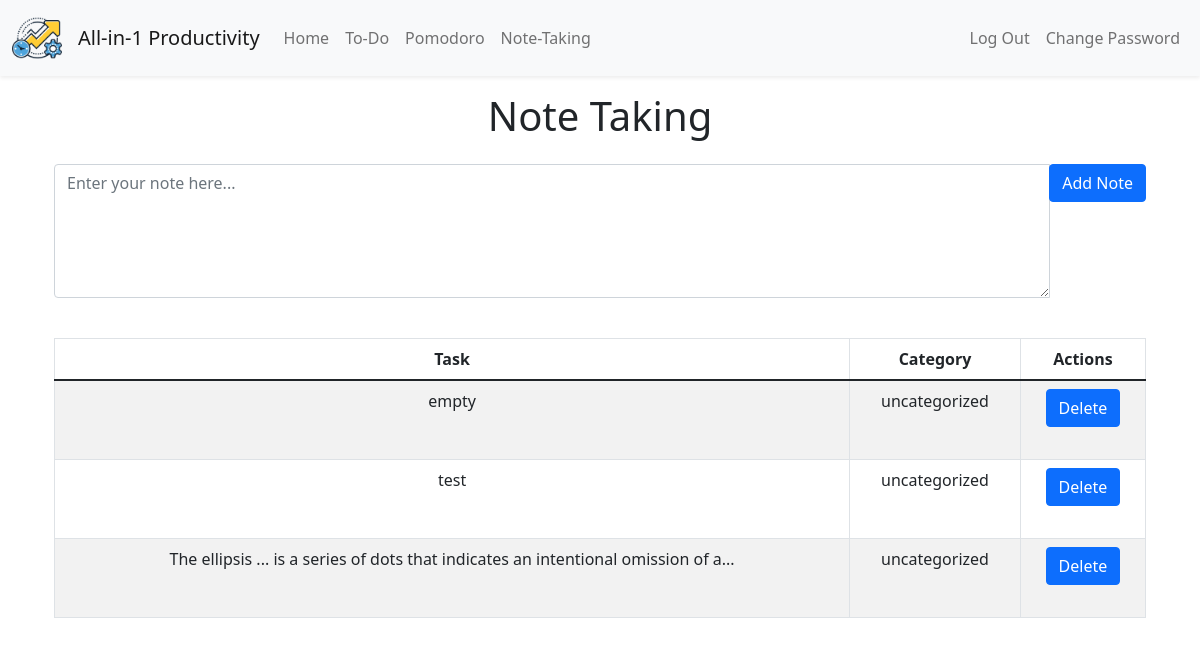
Page /note (signed in) on the committed database.
### tables this page shows
CREATE TABLE 'note' (note_id INTEGER PRIMARY KEY AUTOINCREMENT NOT NULL, note TEXT NOT NULL, category TEXT NOT NULL DEFAULT 'uncategorized', timestamp DATETIME DEFAULT CURRENT_TIMESTAMP, user_id INTEGER, FOREIGN KEY (user_id) REFERENCES users(id));

### app.py (the view, shortened to what this page needs)
@app.route('/note', methods=["GET", "POST"])
def note():
    notes = db.execute("SELECT * FROM note WHERE user_id = ?", session["user_id"])
    return render_template('note.html', notes=notes)

### app.py (called while the page is built)
@app.after_request
def after_request(response):
    response.headers["Cache-Control"] = "no-cache, no-store, must-revalidate"
    response.headers["Expires"] = 0
    response.headers["Pragma"] = "no-cache"
    return response

### templates/note.html (shortened to what this page needs)
{% extends "layout.html" %}
{% block main %}
<section class="note-taking-container container d-flex flex-column">
  <h1 class="text-center mb-4">Note Taking</h1>
  <form action="/note" method="POST" class="mb-4">
    <div class="input-group mb-3">
      <textarea class="form-control" id="noteInput" name="note" placeholder="Enter your note here..." rows="5"></textarea>
      <div class="input-group-append">
        <button type="submit" class="btn btn-primary">Add Note</button>
      </div>
    </div>
  </form>
  <table class="table table-striped table-bordered">
    <thead>
      <tr>
        <th class="text-center">Task</th>
        <th class="text-center">Category</th>
        <th class="text-center">Actions</th>
      </tr>
    </thead>
    <tbody>
      {% if not notes %}
        <tr>
          <td class="text-center" colspan="4">
            Get your Notepad out & jot down your thoughts!
          </td>
        </tr>
      {% else %}
       {% for row in notes %}
        <tr>
          <td class="text-center">
            {{ ' '.join(row.note.split()[:15]) }}{% if row.note.split()|length > 15 %}...{% endif %}
          </td>
          <td class="text-center">
            {{ row.category }}
          </td>
          <td class="text-center">
            <form action="/del_note" method="POST" class="mb-4">
              <button type="submit" class="btn btn-primary">Delete</button>
            </form>
          </td>
        </tr>
        {% endfor %}
       {% endif %}
    </tbody>
</section>
{% endblock %}

### rows in the picture
note: note "empty", category "uncategorized"
note: note "test", category "uncategorized"
note: note "The ellipsis ... is a series of dots that indicates an intentional omission of a", category "uncategorized"
